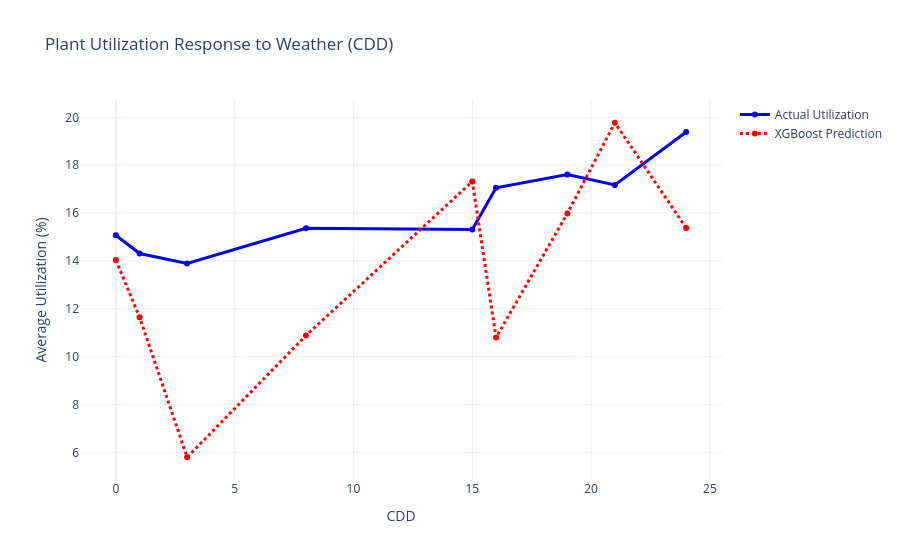

Notebook source saved alongside this figure:
### Markdown cell above
### Feature Importance Analysis: Why Fuel Type Dominates Target Delta

>## Why Fuel Type Took Top Importance Over Lag

> **Key Takeaway:** When predicting raw utilization numbers directly, last month's usage is the biggest driver. But when switching to target delta, fuel type jumps to the top because it tells the model how jumpy or steady each plant is.

* **The baseline is already subtracted out**
When predicting target delta, we are looking at the shift from last month instead of starting from scratch. The model already knows where the plant started, so it does not need the lag feature to set the baseline. It only needs to figure out how much that number will move.

* **Fuel type tells you how jumpy the plant is**
Natural gas plants turn on and off super fast whenever weather hits or demand spikes. Their usage swings wildly month to month. On the other hand, nuclear or coal plants run continuously at steady speeds, so their monthly change is almost always near zero.

* **The bottom line**
Fuel type acts as the big switch for XGBoost. It groups the jumpy flexible plants away from the steady baseline plants first, before applying weather changes.

### Code cell
import pandas as pd
import plotly.graph_objects as go

# 1. Select your weather column (CDD, HDD, or temp)
# We group by the weather variable to see how plant usage responds
weather_col = 'CDD' if 'CDD' in test_clean.columns else feature_cols[0]

plot_df_weather = test_clean[[weather_col, 'utilization_pct']].copy()
plot_df_weather['predicted_utilization'] = y_pred_reconstructed

# Round weather values so we can group them into clean bins
plot_df_weather['weather_bin'] = plot_df_weather[weather_col].round()

weather_grouped = plot_df_weather.groupby('weather_bin')[['utilization_pct', 'predicted_utilization']].mean().reset_index()
weather_grouped = weather_grouped.sort_values('weather_bin')

# 2. Create the plot
fig_weather = go.Figure()

fig_weather.add_trace(go.Scatter(
    x=weather_grouped['weather_bin'], 
    y=weather_grouped['utilization_pct'],
    mode='lines+markers', 
    name='Actual Utilization',
    line=dict(color='blue', width=3)
))

fig_weather.add_trace(go.Scatter(
    x=weather_grouped['weather_bin'], 
    y=weather_grouped['predicted_utilization'],
    mode='lines+markers', 
    name='XGBoost Prediction',
    line=dict(color='red', width=3, dash='dot')
))

fig_weather.update_layout(
    title=f'Plant Utilization Response to Weather ({weather_col})',
    xaxis_title=weather_col,
    yaxis_title='Average Utilization (%)',
    template='plotly_white',
    hovermode='x unified'
)

fig_weather.show()

### Figure 1 — Plotly figure (JSON) as saved in the notebook; plotly's stock layout.template omitted (floating-point values rounded to 4 significant figures)
{"data": [{"line": {"color": "blue", "width": 3}, "mode": "lines+markers", "name": "Actual Utilization", "type": "scatter", "x": [0.0, 1.0, 3.0, 8.0, 15.0, 16.0, 19.0, 21.0, 24.0], "y": [15.07, 14.31, 13.9, 15.36, 15.31, 17.06, 17.61, 17.17, 19.39]}, {"line": {"color": "red", "dash": "dot", "width": 3}, "mode": "lines+markers", "name": "XGBoost Prediction", "type": "scatter", "x": [0.0, 1.0, 3.0, 8.0, 15.0, 16.0, 19.0, 21.0, 24.0], "y": [14.04, 11.64, 5.795, 10.88, 17.32, 10.8, 15.98, 19.77, 15.38]}], "layout": {"hovermode": "x unified", "title": {"text": "Plant Utilization Response to Weather (CDD)"}, "xaxis": {"title": {"text": "CDD"}}, "yaxis": {"title": {"text": "Average Utilization (%)"}}}}
